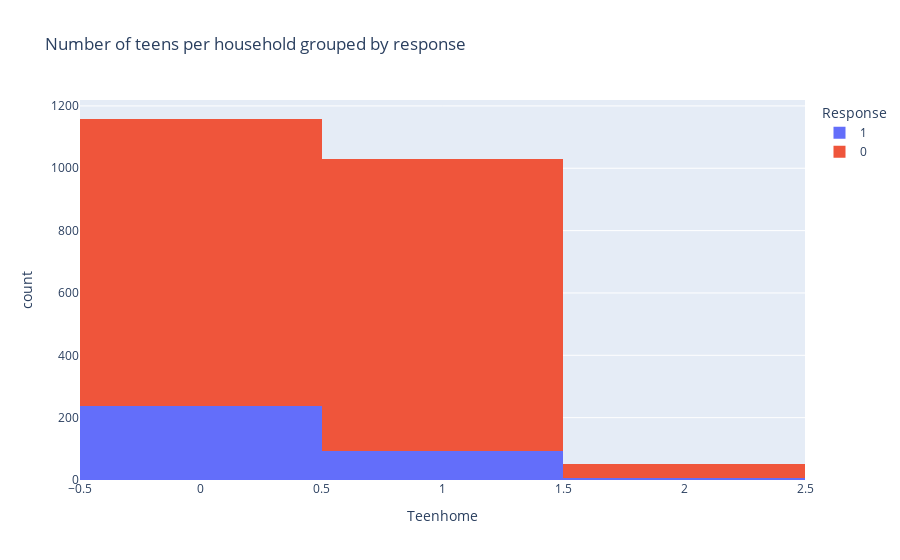

Source (notebook cell):
### Code cell
fig = px.histogram(df_clean, x='Teenhome', color='Response', title='Number of teens per household grouped by response')
fig

### Figure 1 — Plotly figure (JSON) as saved in the notebook; plotly's stock layout.template omitted (floating-point values rounded to 4 significant figures; data arrays with more than 128 entries replaced by an {"elided": "..."} marker saying what was removed)
{"data": [{"alignmentgroup": "True", "bingroup": "x", "hovertemplate": "Response=1<br>Teenhome=%{x}<br>count=%{y}<extra></extra>", "legendgroup": "1", "marker": {"color": "#636efa"}, "name": "1", "offsetgroup": "1", "orientation": "v", "showlegend": true, "type": "histogram", "x": {"elided": "334 int values"}, "xaxis": "x", "yaxis": "y"}, {"alignmentgroup": "True", "bingroup": "x", "hovertemplate": "Response=0<br>Teenhome=%{x}<br>count=%{y}<extra></extra>", "legendgroup": "0", "marker": {"color": "#EF553B"}, "name": "0", "offsetgroup": "0", "orientation": "v", "showlegend": true, "type": "histogram", "x": {"elided": "1906 int values"}, "xaxis": "x", "yaxis": "y"}], "layout": {"barmode": "relative", "legend": {"title": {"text": "Response"}, "tracegroupgap": 0}, "title": {"text": "Number of teens per household grouped by response"}, "xaxis": {"anchor": "y", "domain": [0, 1], "title": {"text": "Teenhome"}}, "yaxis": {"anchor": "x", "domain": [0, 1], "title": {"text": "count"}}}}
